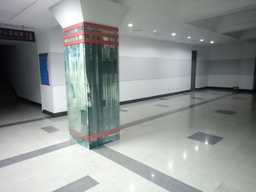
#> input picture 资源/实例代码/7.2.2  霍夫曼编码压缩/stardust/lab.jpg, 256 x 192 px, shrunk from 640 x 480 before the run
$ python stardust.py
#> lines starting #> are read from the running program, lines starting #| are printed output that depends on the picture
#file      stardust.py
#author    取不到名字的Z先生, https://blog.csdn.net/qq_42233962/article/details/105482765
#version
#date      2020_08_07
#github    https://github.com/stardust-scitech/OpenCM
#copyright
#license

#从Python的PIL库中导入Image模块
from PIL import Image

class node: #节点的类
    #定义节点构造方法
    def __init__(self,right=None,left=None, parent=None, weight=0, code=None):
        self.left = left
        self.right = right
        self.parent = parent
        self.weight = weight #权重
        self.code = code #节点值

#定义函数，将彩色图转为灰色图，此时图像的每个像素点可以用单独的像素值表示
def picture_convert(filename,newfilename):
#> called with filename = 'lab.jpg', newfilename = 'new.jpg'
    picture = Image.open(filename)
#> picture is the input picture: PIL image 256x192 RGB; mean R, G, B 144.6, 149.5, 147.7
    picture = picture.convert('L')#将bmp 图片转换为灰值图
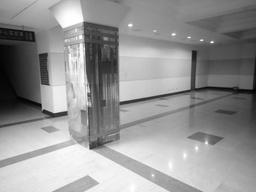
#> picture: PIL image 256x192 L; min 1, max 255, mean 147.8
    picture. save(newfilename)#保存灰度图像
    return picture

#定义函数，统计每个像素出现的次数
def pixel_number_caculate(list):
    pixel_number={}
    for i in list:
        if i not in pixel_number. keys():
            pixel_number[i]=1 #若此像素点不在字符频率字典里则直接添加
        else:
            pixel_number[i] += 1 #若存在在字符频串字典里则对应值加一
    return pixel_number

#构造节点，分別陚予其值和对应的权值
def node_construct(pixel_number):
    node_list =[]
    for i in range(len(pixel_number)):
        node_list.append(node(weight=pixel_number[i][1],code=str(pixel_number[i][0])))
    return node_list

#构造节点，分別陚予其值和对应的权值
def node_construct(pixel_number):
    node_list =[]
    for i in range(len(pixel_number)):
        node_list.append(node(weight=pixel_number[i][1],code=str(pixel_number[i][0])))
    return node_list

#根据叶子结点列表，生成对应的霍夫曼编码树
def tree_construct(listnode):
    listnode = sorted(listnode,key=lambda node:node.weight)
    while len(listnode) != 1:
        #每次取权值的两个像素点进行合并
        low_node0,low_node1 = listnode[0], listnode[1]
        new_change_node = node()
        new_change_node.weight = low_node0.weight + low_node1.weight
        new_change_node.left = low_node0
        new_change_node.right = low_node1
        low_node0.parent = new_change_node
        low_node1.parent = new_change_node
        listnode.remove(low_node0)
        listnode.remove(low_node1)
        listnode.append(new_change_node)
        listnode = sorted(listnode, key=lambda node:node.weight)
    return listnode
#霍夫曼编码的主函数，通过对其他函数的调用完成对像素点的编码
def Huffman_Coding(picture):
   #得到图片的宽度和高度
    width = picture.size[0]
#> width = 256
    height = picture.size[1]
#> height = 192
    im = picture.load()
    print ("灰度图宽为"+str(width)+"像素")
#| 灰度图宽为256像素
    print ("灰度图高为"+str(height)+"像素")
#| 灰度图高为192像素

    #将像素点保存在list中，原来的二维矩阵变为一维数组
    list =[]
    for i in range(width):
        for j in range(height):
            list.append(im[i,j])
#> after the loop, list = 49152 items
    #统计每个像素点的次数，并根据出现的次数由小到大排序
    pixel_number = pixel_number_caculate(list)
#> the loop in pixel_number_caculate, `for i in list:` made 49152 passes
#> i on passes 1 to 3: 150, 150, 150
#> after the loop in pixel_number_caculate, `for i in list:`: pixel_number = 255 items
#> pixel_number = 255 items
    pixel_number = sorted(pixel_number.items(),key=lambda item:item[1])
#> pixel_number = 255 pairs, first value 1 to 255, second value 1 to 417

    #根据像素点的值和其出现次数构造节点list
    node_list = node_construct(pixel_number)
#> the loop in node_construct, `for i in range(len(pixel_number)):` made 255 passes
#> after the loop in node_construct, `for i in range(len(pixel_number)):`: node_list = 255 items
#> node_list = 255 items
    # 构 造 哈 夫 曼 树 ，保 存 头 结 点
    head = tree_construct(node_list)[0]
#> the loop in tree_construct, `while len(listnode) != 1:` made 254 passes
#> after the loop in tree_construct, `while len(listnode) != 1:`: listnode = 1 item

    #构造编码表
    coding_table = {}
    for e in node_list:
        new_change_node = e
        coding_table.setdefault(e.code,"")
        while new_change_node !=head:
            if new_change_node.parent.left == new_change_node:
                coding_table[e.code] = "1" + coding_table[e.code]
            else:
                coding_table[e.code] = "0" + coding_table[e.code]
            new_change_node = new_change_node. parent
#> after the loop, coding_table = 255 items
    #输出每个像累点灰度值和编码
    for key in coding_table.keys():
        print ("信源像素点"+ key+"编码后的码字节:" + coding_table[key])
#> this loop made 255 passes
#> key on passes 1 to 3: '1', '2', '3'
#| 信源像素点1编码后的码字节:10000100001111
#| 信源像素点2编码后的码字节:10000100001110
#| 信源像素点3编码后的码字节:1000010000110
#| 信源像素点255编码后的码字节:100001000010
#| 信源像素点252编码后的码字节:10000100000
#| 信源像素点35编码后的码字节:1111010001
#| 信源像素点33编码后的码字节:1111010000
#| 信源像素点4编码后的码字节:1100011101
#> (further printed lines are left out)


    #输出编码表
    print ("编码表为：",coding_table)

    #将图像的编码结果转换成字符串井保存到txt里
    coding_result = ''
    for i in range(width):
        for j in range(height):
            for key,values in coding_table.items():
                if str(im[i,j]) == key:
                    coding_result = coding_result+values
    file = open('coding_result.txt','w')
    file.write(coding_result)
#还原原始的bmp图像,遍历霍夫曼编码的结果，对于每一个被遍历到的字符均在码字列表
#中进行查找，若未找到则加上后续一个字符，继续查找，重复此步骤，直到在码字列表中找
#到该码字对应的像素点，将其码字对应的像素值放入到像素点列表中。
def Decoding(width,height,coding_table,coding_result):
    code_read_now=''#当前读到的编码
    new_pixel =[]
    i = 0
    while (i != coding_result.__len__()):
        #每次往后读一位
        code_read_now = code_read_now + coding_result[i]
        for key in coding_table.keys():
            #如果当前读到的编码在编码表里存在
            if str(code_read_now) == str(coding_table[key]):
                new_pixel. append(key)
                code_read_now =''
                break
        i +=1
    #构造新图像
    decode_image = Image.new( 'L' ,(width,height))
    k = 0
    #篇予像聚值
    for i in range(width):
        for j in range(height):
            decode_image.putpixel((i,j),(int(new_pixel[k])))
            k+=1
    decode_image.save('decode.bmp')
    print("译码已经完成：图片存储为decode.bmp")

#彩色图转灰度
picture = picture_convert('lab.jpg','new.jpg')
#灰度图进行哈夫曼编码
Huffman_Coding(picture)

$ run again, with 资源/实例代码/3.4-1  简单傅里叶变换/stardust/fish.jpg copied over 资源/实例代码/7.2.2  霍夫曼编码压缩/stardust/lab.jpg
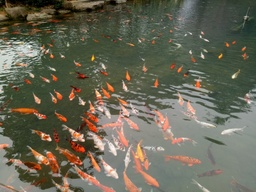
#> input picture 资源/实例代码/3.4-1  简单傅里叶变换/stardust/fish.jpg, 256 x 192 px, shrunk from 640 x 480 before the run
#> in picture_convert, picture is the input picture: PIL image 256x192 RGB; mean R, G, B 104.5, 102.5, 85.7
#> in picture_convert, `picture = picture.convert('L')#将bmp 图片转换为灰值图`:
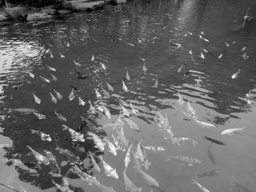
#> picture: PIL image 256x192 L; min 0, max 252, mean 101.2
#| 灰度图宽为256像素
#| 灰度图高为192像素
#> after the loop in Huffman_Coding, `for i in range(width):`: list = 49152 items
#> the loop in pixel_number_caculate, `for i in list:` made 49152 passes
#> i on passes 1 to 3: 27, 50, 68
#> after the loop in pixel_number_caculate, `for i in list:`: pixel_number = 251 items
#> in Huffman_Coding, `pixel_number = sorted(pixel_number.items(),key=lambda item:item[1])`: pixel_number = 251 pairs, first value 0 to 252, second value 1 to 828
#> the loop in node_construct, `for i in range(len(pixel_number)):` made 251 passes
#> after the loop in node_construct, `for i in range(len(pixel_number)):`: node_list = 251 items
#> the loop in tree_construct, `while len(listnode) != 1:` made 250 passes
#> after the loop in tree_construct, `while len(listnode) != 1:`: listnode = 1 item
#> after the loop in Huffman_Coding, `for e in node_list:`: coding_table = 251 items
#> the loop in Huffman_Coding, `for key in coding_table.keys():` made 251 passes
#> key on passes 1 to 3: '252', '244', '250'
#> (printed output is left out)
